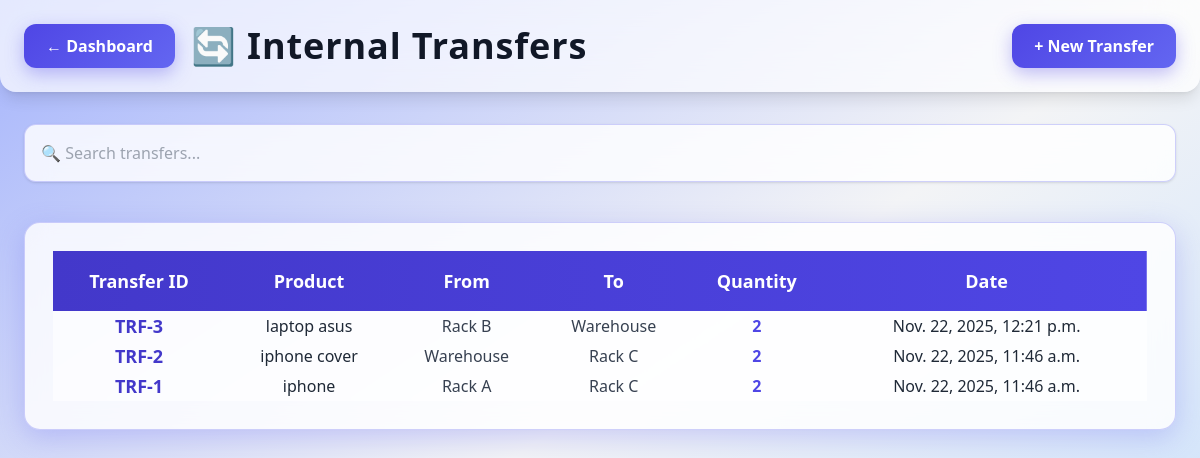
The page /transfer/ (signed in) on the database its author committed.
### internal_transfer/models.py (models this page shows, shortened)
class InternalTransfer(models.Model):
    LOCATIONS = [
        ("Warehouse", "Warehouse"),
        ("Rack A", "Rack A"),
        ("Rack B", "Rack B"),
        ("Rack C", "Rack C"),
    ]
    product = models.ForeignKey(Product, on_delete=models.CASCADE)
    from_location = models.CharField(max_length=100, choices=LOCATIONS)
    to_location = models.CharField(max_length=100, choices=LOCATIONS)
    quantity = models.PositiveIntegerField()
    note = models.TextField(blank=True, null=True)
    date = models.DateTimeField(default=timezone.now)

### products/models.py (models this page shows, shortened)
class Product(models.Model):
    name = models.CharField(max_length=200)
    sku = models.CharField(max_length=100)
    category = models.CharField(max_length=100)
    unit = models.CharField(max_length=50)
    stock = models.IntegerField()
    description = models.TextField(blank=True, null=True)
    reorder_level = models.IntegerField(default=0)

### internal_transfer/views.py (the view)
# urls.py: path("", views.transfer_list, name="transfer_list"),
def transfer_list(request):
    transfers = InternalTransfer.objects.all().order_by("-id")
    return render(request, "internal_transfer/transfer_list.html", {"transfers": transfers})

### templates/internal_transfer/transfer_list.html (shortened to what this page needs)
<!DOCTYPE html>
<html lang="en">
<head>
    <script src="https://cdn.tailwindcss.com"></script>
</head>
<body class="bg-gradient-to-br from-indigo-300 via-gray-100 to-blue-200 min-h-screen">
    <header
        class="bg-white/70 backdrop-blur-xl shadow-lg p-6 flex justify-between items-center slide-up rounded-b-2xl">
        <div class="flex items-center">
            {% if request.user.is_authenticated %}
            <a href="{% url 'dashboard' %}" class="btn-add mr-4">← Dashboard</a>
            {% else %}
            <a href="{% url 'login' %}?next={% url 'dashboard' %}" class="btn-add mr-4">← Dashboard</a>
            {% endif %}
            <h1 class="text-4xl font-extrabold text-gray-900 tracking-wide">
                🔄 Internal Transfers
            </h1>
        </div>
        <a href="{% url 'internal_transfer:transfer_add' %}" class="btn-add">
            + New Transfer
        </a>
    </header>
    <section class="max-w-6xl mx-auto mt-8 slide-up">
        <input id="searchInput" type="text" placeholder="🔍 Search transfers..."
            class="w-full p-4 rounded-xl glass-card shadow focus:outline-none">
    </section>
    <section class="max-w-6xl mx-auto mt-10 glass-card p-7 slide-up overflow-x-auto">
        <table class="w-full text-center text-gray-800" id="transferTable">
            <thead class="text-lg table-head rounded-md">
                <tr>
                    <th class="py-4">Transfer ID</th>
                    <th>Product</th>
                    <th>From</th>
                    <th>To</th>
                    <th>Quantity</th>
                    <th>Date</th>
                </tr>
            </thead>
            <tbody>
                {% for t in transfers %}
                <tr class="row-hover bg-white/60 rounded-xl">
                    <td class="font-semibold text-lg text-indigo-700">
                        TRF-{{ t.id }}
                    </td>
                    <td>{{ t.product.name }}</td>
                    <td class="font-medium text-gray-700">{{ t.from_location }}</td>
                    <td class="font-medium text-gray-700">{{ t.to_location }}</td>
                    <td class="font-bold text-indigo-600">{{ t.quantity }}</td>
                    <td>{{ t.date }}</td>
                </tr>
                {% endfor %}
            </tbody>
        </table>
    </section>
</body>
</html>

### templates/internal_transfer/transfer_list.html (style rules this page uses)
body { animation: fadeIn .6s ease-out; }
.slide-up { animation: slideUp .55s ease-out; }
.glass-card { background: rgba(255, 255, 255, 0.82); border-radius: 16px; border: 1px solid rgba(99, 102, 241, 0.30); backdrop-filter: blur(12px); box-shadow: 0 8px 28px rgba(99, 102, 241, 0.28); transition: .25s ease; }
.row-hover { transition: .25s ease; }
.btn-add { background: linear-gradient(135deg, #4f46e5, #6366f1); padding: 10px 22px; border-radius: 12px; color: white; font-weight: 600; transition: .25s; box-shadow: 0 6px 18px rgba(79, 70, 229, .35); }
.table-head { background: linear-gradient(90deg, #4338ca, #4f46e5); color: white; }

### rows shown on the page
InternalTransfer: id "3", product.name "laptop asus", from_location "Rack B", to_location "Warehouse", quantity "2", date "Nov. 22, 2025, 12:21 p.m."
InternalTransfer: id "2", product.name "iphone cover", from_location "Warehouse", to_location "Rack C", quantity "2", date "Nov. 22, 2025, 11:46 a.m."
InternalTransfer: id "1", product.name "iphone", from_location "Rack A", to_location "Rack C", quantity "2", date "Nov. 22, 2025, 11:46 a.m."
